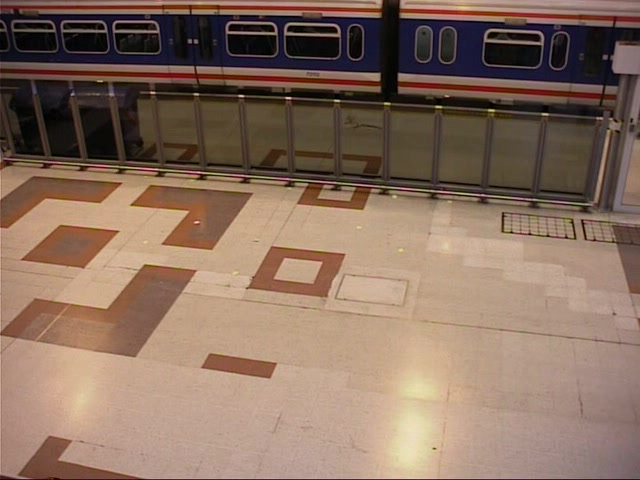
#> input picture station_video_frames/es1/Background.jpg, 640 x 480 px, found by its file name; the run also reads 1 picture not shown here
$ jupyter execute --allow-errors Midterm.ipynb   (shell and % lines are left out)
#> lines starting #> are read from the running program, lines starting #| are printed output that depends on the picture; after the words box and inside, x2 and y2 are one past the last pixel; in counts of white or black regions, pixels touching at a corner belong together
# Midterm

## Objective

In this assignment, we will work on change detection and blob matching tasks. Change detection is based on a loop, where at each time frame, you will compare the current frame $I_t$ with a reference image or background B.

## Pipeline
1. **Background initialization:** the background is usually initialised ($B_0$) by taking an average of the first few frames (hoping/assuming they are empty).
2. **Change detection:** at each time $t$
    - Update background $B_t$ (this is an optional step, in the first versions, you may set it constant to $B_0$)
    - Compute the change detection map $M_t$ by comparing $B_t$ with $I_t$
3. **Compute connected components** (also called BLOBS):
    - Each group of connected pixels marked as changes might be labelled with a common label, producing a connected component
    - To perform this step, we will use library functions (either skimage or opencv)
4. **Map cleaning:**
    - Cancel small connected components
    - Apply morphological operations to make the connected component smoother and more compact.
5. **Blob matching:**
    - At this point, the frame-based analysis is finished, and we can start discussing how we can connect components over time
    - To do so, we will compute matches between connected components in $M_t$ and $M_{t+1}$
    matches may be based on vicinity (e.g., Euclidean distance between blob centroids) or even similarity (e.g., average intensity/colour within the blob, area, shape descriptors, ...)

## Imports

[cell 1]
import os
import numpy as np
from scipy import signal, spatial
import matplotlib.pyplot as plt
from mpl_toolkits.mplot3d import Axes3D
from matplotlib import cm
from skimage import draw as drw
from skimage import data, color, exposure, img_as_float, img_as_ubyte, morphology, filters, measure, util
from skimage import io
import cv2

import skimage

PATH = 'station_video_frames/'
ES1 = 'es1/'
ES2 = 'es2/'

## Import Frames

[cell 2]
def preprocessing(img):
    return img_as_float(color.rgb2gray(img))

def import_images(path):
    images = []
    for filename in sorted(os.listdir(path)):
        img = io.imread(os.path.join(path, filename))
        if img is not None:
            images.append(preprocessing(img))
    return images

## Import Background

[cell 3]
def background_init(frames):
    return np.average(frames,axis=0)

## Change detection and thresholding

The binary change map is obtained from the absolute difference $D_t = |I_t - B|$ by $M_t = D_t > \tau$.

### Choosing $\tau$ (heuristics)

- **Fixed / manual:** chosen by trial and error for a given dataset (simple baseline).
- **Mean + $k\sigma$:** $\tau = \mathrm{mean}(D) + k \,\mathrm{std}(D)$; reasonable when most pixels belong to static background.
- **Robust (median + scaled MAD):** less sensitive than mean/std when the moving region covers a non-negligible fraction of the image.
- **High percentile:** $\tau$ at the $p$-th percentile of $D$ (e.g. 99.5th) — treats the bulk of pixels as background.
- **Background core:** estimate mean and std using only the **smallest** values of $D$ (e.g. lowest 50%), then $\tau = \mu + k\sigma$ — approximates noise in “static” pixels even when change occupies a larger area.

### Otsu's method

Otsu selects a threshold by maximizing between-class variance of the **histogram** of $D$. It assumes an approximately **bimodal** distribution (e.g. unchanged vs changed). It can work well when changed pixels form a clear second mode; it may be **less reliable** when the difference image is **unimodal** (small or gradual changes, global illumination), when foreground is tiny, or when noise dominates — then robust heuristics or a manual $\tau$ are often preferable.

The code below implements $D$, several heuristics for $\tau$, Otsu, and binarization. Use `change_detection(...)` for a fixed $\tau$ (backward compatible with the rest of the notebook).

[cell 4]
def difference_map(frame, ref):
    """Absolute difference |I - B| in float64 for stable statistics."""
    f = np.asarray(frame, dtype=np.float64)
    r = np.asarray(ref, dtype=np.float64)
    return np.abs(f - r)


def binarize_change(diff, tau):
    """Binary change mask: D > tau."""
    return diff > tau


def change_detection(frame, ref, threshold=0.1):
    """Fixed threshold tau (same units as float grayscale in [0, 1])."""
    return binarize_change(difference_map(frame, ref), threshold)


# [13 lines left out: functions tau_heuristic_mean_std, tau_heuristic_median_mad, not called in this run]


def tau_heuristic_percentile(diff, p=99.5):
    """tau at the p-th percentile of D (high tail = change)."""
    return float(np.percentile(diff, p))


# [38 lines left out: functions tau_heuristic_background_core, tau_otsu, change_detection_with_tau, change_detection_otsu, summarize_tau_methods, not called in this run]


def running_average(frame, ref, threshold=0.1, alpha=0.1):
    changes = change_detection(frame, ref, threshold)
    return changes, np.where(changes, ref, (1 - alpha) * ref + alpha * frame)

## Connected components

[cell 5]
def compute_cc(changes):
    label_image = measure.label(changes)
    return label_image, measure.regionprops(label_image)

## Map cleaning

[cell 6]
def map_cleaning(changes):
    final_changes = morphology.closing(changes,morphology.disk(2))
    return morphology.remove_small_objects(final_changes,100)

## Blob matching

[cell 7]
def spatial_distance(c1, c2, sigma):
    dist = spatial.distance.cdist(c1, c2)
    return np.exp(-(dist**2) / (2 * sigma * sigma))

def compute_distances(c1, c2, sigma=0.2):
    return spatial_distance(c1, c2, sigma)

# [16 lines left out: function similarity_matrix, not called in this run]

## Background initialization

[cell 8]
bg_fixed = preprocessing(io.imread(PATH + ES1 + 'Background.jpg'))
#> in preprocessing, `return img_as_float(color.rgb2gray(img))`:
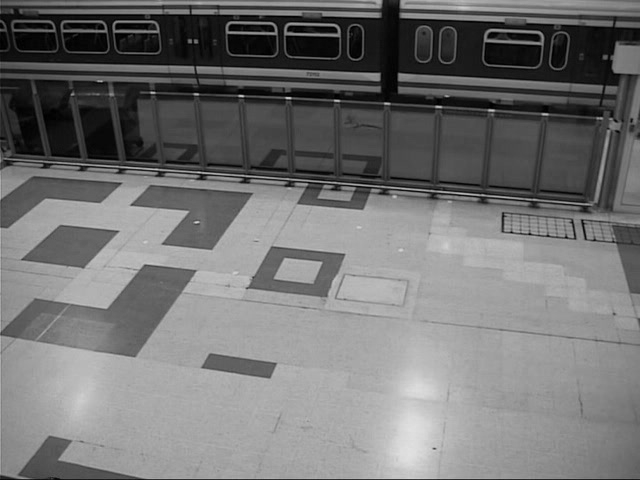
#> returned value: shape (480, 640) float64; min 0, max 0.889, mean 0.454
bg_aux = []
bg_aux.append(preprocessing(io.imread(PATH + ES1 + 'EmptyScene01.jpg')))
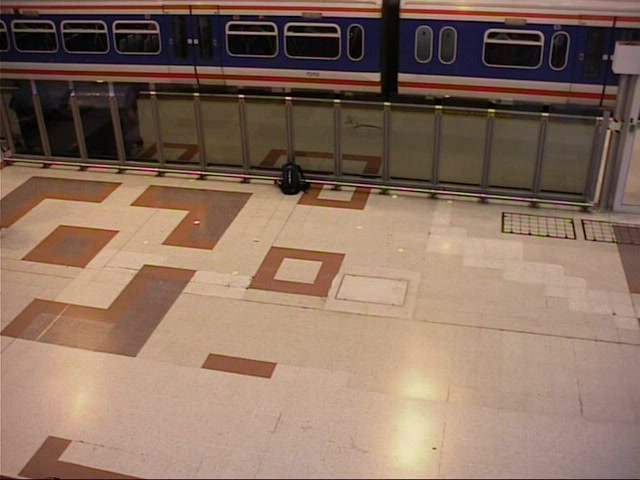
#> input picture station_video_frames/es1/EmptyScene01.jpg, 640 x 480 px, found by its file name
bg_aux.append(preprocessing(io.imread(PATH + ES1 + 'EmptyScene02.jpg')))
bg_avg = background_init(bg_aux)

[cell 9]
plt.figure(figsize=(12,8))
plt.subplot(121)
plt.imshow(bg_fixed,cmap='gray')
plt.title('Fixed Background')
plt.subplot(122)
plt.imshow(bg_avg,cmap='gray')
plt.title('Averaged Background')
plt.show()
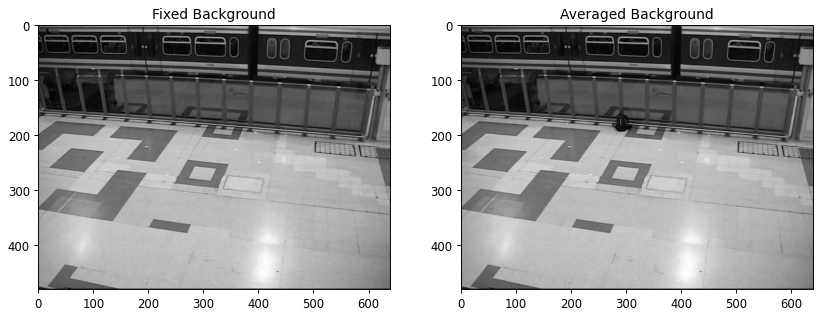
#> figure drawn by matplotlib, 2 panels

## Sample frames

[cell 10]
es1_frames = import_images(PATH + ES1 + "video/")
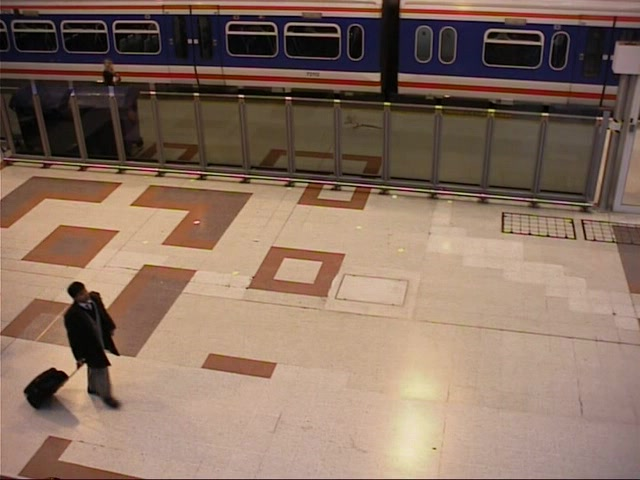
#> input picture station_video_frames/es1/video/frame0250.jpg, 640 x 480 px, found by its file name
#> in import_images, img is the input picture: shape (480, 640, 3); mean R, G, B 136.9, 112.3, 96.7
#> in preprocessing (call 4), `return img_as_float(color.rgb2gray(img))`:
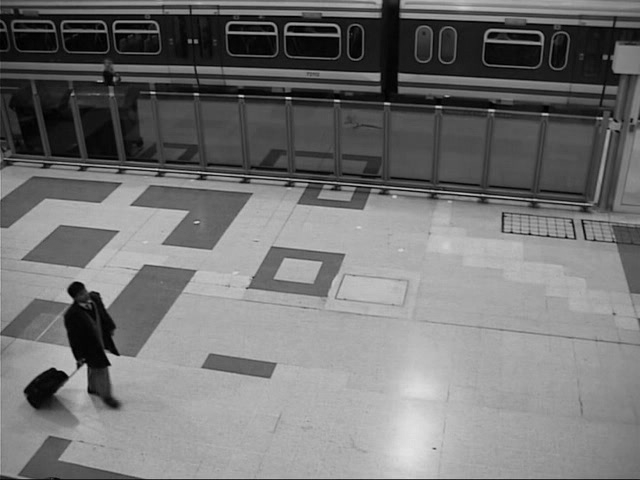
#> returned value: shape (480, 640) float64; min 0, max 0.892, mean 0.457
#> es1_frames = 1 item

#> (a cell that did not finish here is left out)

#> (a cell that did not finish here is left out)

### Experimental notes (thresholding)

When you interpret the plots above: check whether the histogram of $D$ is **bimodal**. Otsu is motivated by a mixture of two classes; a single dominant peak usually means Otsu is a weaker choice than robust statistics or a tuned manual $\tau$. Compare **false positives** (speckle in static regions) versus **missed detections** across methods. Remember that **global illumination** shifts $D$ for many pixels at once — per-frame adaptive $\tau$ or background-core noise estimates often cope better than one fixed $\tau$ for the whole sequence.

#> (a cell that did not finish here is left out)

#> (a cell that did not finish here is left out)

[cell 15]
# [14 lines left out: function get_id_color, not called in this run]

def compute_visual_frame(frame, label_image, props):
    out_img = util.img_as_ubyte(frame)
    if len(out_img.shape) == 2: # If grayscale, convert to RGB
        out_img = cv2.cvtColor(out_img, cv2.COLOR_GRAY2RGB)

    fixed_color = (255, 255, 0)
    visual_frame = out_img.copy()
    mask = label_image > 0
    visual_frame[mask] = fixed_color

    alpha = 0.3
    visual_frame = cv2.addWeighted(visual_frame, alpha, out_img, 1 - alpha, 0)

    for prop in props:
        y, x = prop.centroid
        pos = (int(x), int(y))
        cv2.putText(visual_frame, f"ID:{prop.label}", pos,
                    cv2.FONT_HERSHEY_SIMPLEX, 0.5, (255, 255, 255), 1)

    return visual_frame

[cell 16]
final_frames_algo1 = []
moving_bg = bg_fixed.copy()
for frame in es1_frames:
    changes = change_detection(moving_bg,frame,0.1)

    changes = map_cleaning(changes)
    blobs_img, blob_props = compute_cc(changes)

    annotated = compute_visual_frame(frame, blobs_img, blob_props)
    final_frames_algo1.append(annotated)
#> this loop made 1 pass
#> (fixed_color in compute_visual_frame, alpha in compute_visual_frame) on pass 1: ((255, 255, 0), 0.3)
#> pass 1, `changes = change_detection(moving_bg,frame,0.1)`:
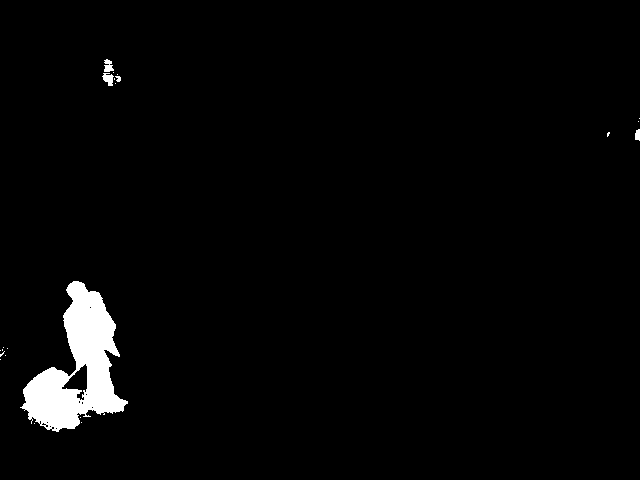
#> changes: shape (480, 640) bool; 2.5% white; 22 white regions (17 under 20 px), largest, box (x1, y1, x2, y2) and area: (20, 281, 128, 432) 7458, (102, 73, 114, 86) 98, (104, 59, 114, 72) 88, (635, 129, 640, 141) 50, (115, 76, 121, 82) 25
#> pass 1, in map_cleaning, `final_changes = morphology.closing(changes,morphology.disk(2))`:
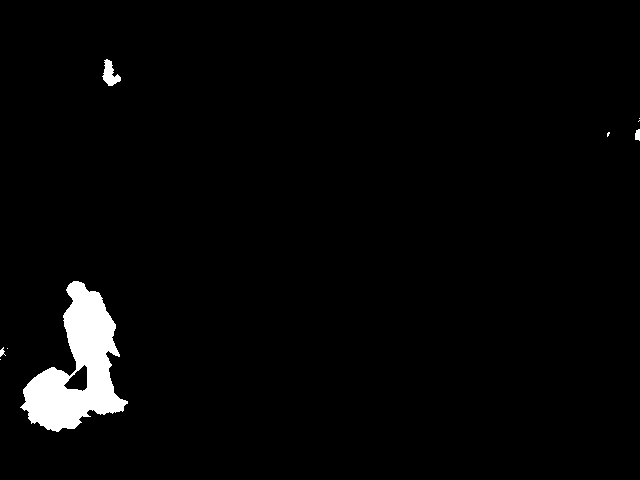
#> final_changes: shape (480, 640) bool; 2.6% white; 9 white regions (5 under 20 px), largest, box (x1, y1, x2, y2) and area: (20, 281, 128, 432) 7623, (102, 59, 121, 86) 273, (635, 129, 640, 141) 50, (0, 347, 6, 357) 30
#> pass 1, in compute_cc, `label_image = measure.label(changes)`:
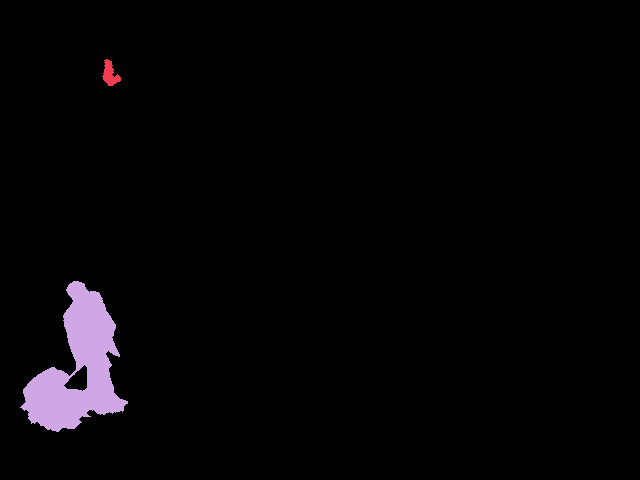
#> label_image: shape (480, 640) int32; 3 distinct labels, from 0 to 2; one colour per label, 0 black
#> after the loop, final_frames_algo1 = 1 item

[cell 17]
final_frames_algo2 = []
moving_bg = bg_fixed.copy()
for frame in es1_frames:
    changes, moving_bg = running_average(moving_bg,frame,0.1)

    changes = map_cleaning(changes)
    blobs_img, blob_props = compute_cc(changes)

    annotated = compute_visual_frame(frame, blobs_img, blob_props)
    final_frames_algo2.append(annotated)
#> this loop made 1 pass
#> pass 1, in compute_visual_frame (call 2), `visual_frame = cv2.addWeighted(visual_frame, alpha, out_img, 1 - alpha..`:
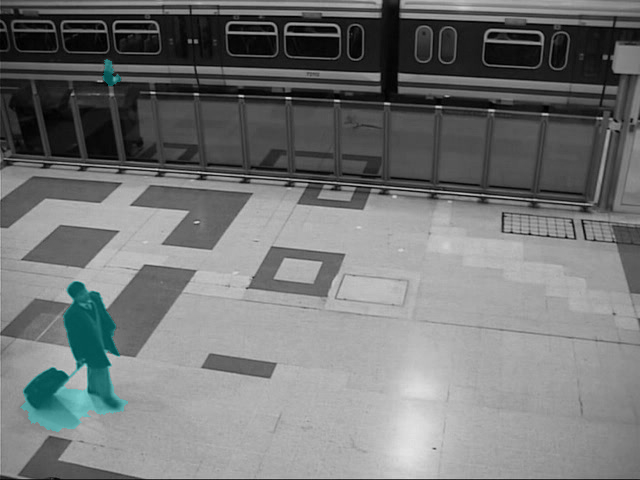
#> visual_frame: shape (480, 640, 3); mean B, G, R 118, 118, 116
#> after the loop, final_frames_algo2 = 1 item

[cell 18]
final_frames = final_frames_algo2
#> final_frames = 1 item

# 1. Define video parameters
height, width, layers = final_frames[0].shape
#> height = 480; width = 640; layers = 3
size = (width, height)
#> size = (640, 480)
fps = 24  # Adjust based on your source data
output_filename = 'object_tracking_output.mp4'

# 2. Initialize VideoWriter
# 'mp4v' is widely compatible; 'avc1' is better if you have openh264 installed
out = cv2.VideoWriter(output_filename, cv2.VideoWriter_fourcc(*'mp4v'), fps, size)

for frame in final_frames:
    # OpenCV expects BGR, but your images are likely RGB from skimage/matplotlib
    # Convert RGB to BGR for the writer
    bgr_frame = cv2.cvtColor(frame.astype(np.uint8), cv2.COLOR_RGB2BGR)
    out.write(bgr_frame)
#> this loop made 1 pass

out.release()
print(f"Video saved as {output_filename}")

import subprocess
from IPython.display import Video

input_file = 'object_tracking_output.mp4'
output_file = 'final_browser_video.mp4'

# Use subprocess to catch output and avoid the 'red block' in Jupyter
cmd = f"ffmpeg -i {input_file} -vcodec libopenh264 -f mp4 -y {output_file}"

try:
    # check=True will raise an error if the command fails
    # stderr=subprocess.STDOUT merges error messages into the output
    subprocess.run(cmd.split(), check=True, capture_output=True, text=True)
#> (this line was passed over: subprocess is not available in this run)
    print("✅ Conversion successful! Displaying video...")
    display(Video(output_file, embed=True, width=800))
except subprocess.CalledProcessError as e:
    print("❌ FFMPEG Error:")
    print(e.stderr)

[cell 19]
# --- The Main Tracking Loop ---
tracks = {}
next_id = 0
prev_blobs = []
prev_id_map = []
final_frames_with_lines = []
moving_bg = bg_fixed.copy()

for frame in es1_frames:
    # 1. Detection
    changes = change_detection(moving_bg, frame, 0.1)
    changes = map_cleaning(changes)
    blobs_img, current_blobs = compute_cc(changes)

    current_id_map = [-1] * len(current_blobs)

    if prev_blobs and current_blobs:
        # 2. Matching
        E, matches = similarity_matrix(prev_blobs, current_blobs, sigma=20.0)

        # 3. Update existing tracks
        if len(matches) > 0:
            for prev_idx, curr_idx in matches:
                matched_id = prev_id_map[prev_idx]
                current_id_map[curr_idx] = matched_id

                y, x = current_blobs[curr_idx].centroid
                tracks[matched_id].append((int(x), int(y)))

    # 4. Register new blobs
    for i, blob in enumerate(current_blobs):
        if current_id_map[i] == -1:
            y, x = blob.centroid
            tracks[next_id] = [(int(x), int(y))]
            current_id_map[i] = next_id
            next_id += 1

    # 5. Drawing (The Lines)
    # Use your visual frame function first (for the blobs and text)
    out_img = compute_visual_frame(frame, blobs_img, current_blobs)

    for obj_id, points in tracks.items():
        if len(points) > 1:
            # Get the UNIQUE color for this ID
            line_color = get_id_color(obj_id)

            # Draw the path using cv2.polylines
            pts = np.array(points).reshape((-1, 1, 2))
            cv2.polylines(out_img, [pts], isClosed=False, color=line_color, thickness=4)

    final_frames_with_lines.append(out_img)

    # Prep for next frame
    prev_blobs = current_blobs
    prev_id_map = current_id_map
#> this loop made 1 pass
#> (fixed_color in compute_visual_frame, alpha in compute_visual_frame, prev_id_map) on pass 1: ((255, 255, 0), 0.3, [0, 1])
#> after the loop, final_frames_with_lines = 1 item; next_id = 2; tracks = {0: [(109, 73)], 1: [(77, 367)]}

[cell 20]
final_frames = final_frames_with_lines

# 1. Define video parameters
height, width, layers = final_frames[0].shape
size = (width, height)
fps = 24  # Adjust based on your source data
output_filename = 'object_tracking_output.mp4'

# 2. Initialize VideoWriter
# 'mp4v' is widely compatible; 'avc1' is better if you have openh264 installed
out = cv2.VideoWriter(output_filename, cv2.VideoWriter_fourcc(*'mp4v'), fps, size)

for frame in final_frames:
    # OpenCV expects BGR, but your images are likely RGB from skimage/matplotlib
    # Convert RGB to BGR for the writer
    bgr_frame = cv2.cvtColor(frame.astype(np.uint8), cv2.COLOR_RGB2BGR)
    out.write(bgr_frame)

out.release()
print(f"Video saved as {output_filename}")

import subprocess
from IPython.display import Video

input_file = 'object_tracking_output.mp4'
output_file = 'final_browser_video.mp4'

# Use subprocess to catch output and avoid the 'red block' in Jupyter
cmd = f"ffmpeg -i {input_file} -vcodec libopenh264 -f mp4 -y {output_file}"

try:
    # check=True will raise an error if the command fails
    # stderr=subprocess.STDOUT merges error messages into the output
    subprocess.run(cmd.split(), check=True, capture_output=True, text=True)
#> (this line was passed over: subprocess is not available in this run)
    print("✅ Conversion successful! Displaying video...")
    display(Video(output_file, embed=True, width=800))
except subprocess.CalledProcessError as e:
    print("❌ FFMPEG Error:")
    print(e.stderr)
